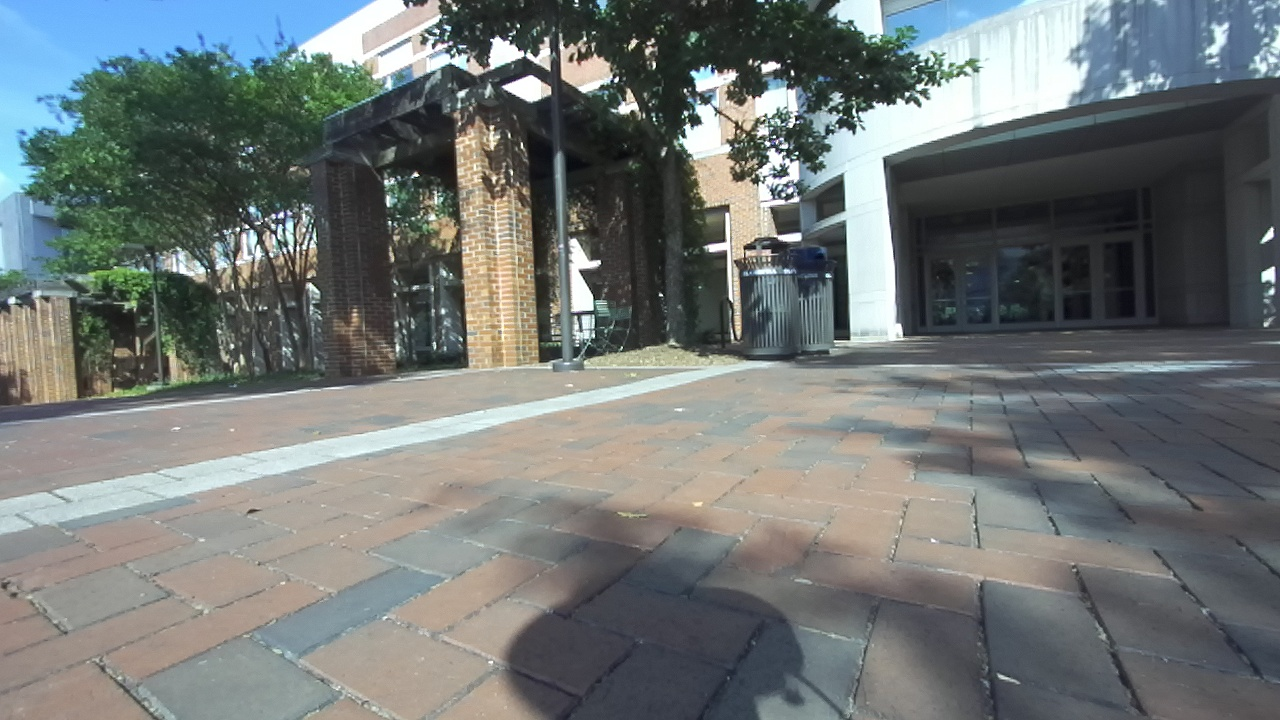
#> input picture ML/DeepLearning/PreprocessingTest/test_img1.jpg, 1280 x 720 px
$ jupyter execute preprocessing.ipynb
#> lines starting #> are read from the running program, lines starting #| are printed output that depends on the picture
[cell 1]
# Preprocessing of the image to the require size which is 320, 240
import cv2
import numpy as np
import matplotlib.pyplot as plt

[cell 2]
read_img = cv2.imread("test_img1.jpg")
#> read_img is the input picture: shape (720, 1280, 3); mean B, G, R 117.5, 118.5, 112.7
print(f"Size of image {read_img.shape}")
#| Size of image (720, 1280, 3)
print(f" Height {read_img.shape[0]}")
#|  Height 720
print(f" Width {read_img.shape[1]}")
#|  Width 1280

[cell 3]
# Converting the img to size (320, 240)
resize_img = cv2.resize(read_img, (320, 240))/255.0
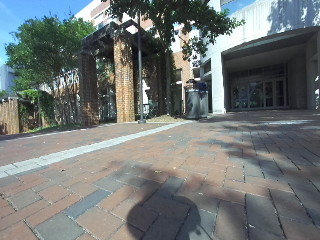
#> resize_img: shape (240, 320, 3) float64; mean B, G, R 0.462, 0.466, 0.443
print(f"Size of image {resize_img.shape}")
#| Size of image (240, 320, 3)
print(f" Height {resize_img.shape[0]}")
#|  Height 240
print(f" Width {resize_img.shape[1]}")
#|  Width 320

[cell 4]
# Resized Image
resize_img_rgb = cv2.cvtColor((resize_img * 255).astype('uint8'), cv2.COLOR_BGR2RGB)
plt.imshow(resize_img_rgb)
plt.title('Resized Image')

[cell 5]
# Initial Image
read_img_rgb = cv2.cvtColor(read_img, cv2.COLOR_BGR2RGB)
plt.imshow(read_img_rgb)
plt.title("Initial Size")
